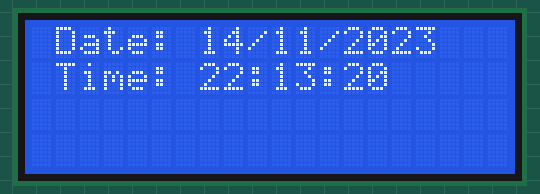
Bench run of a sketch on a simulated Arduino Uno, built with avr-gcc and run on an emulated ATmega328P. On the bench: 20×4 character LCD.

Above: at 0.1 s.
At 1.2 s:
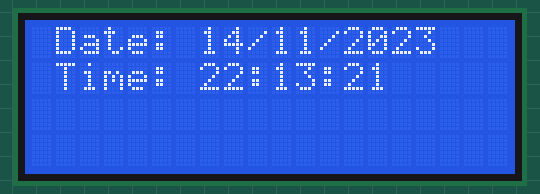
At 4.3 s:
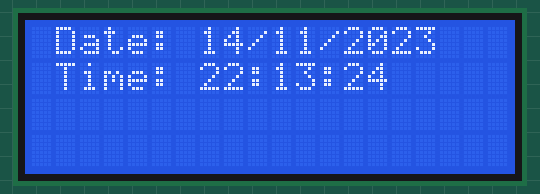
At 17.7 s:
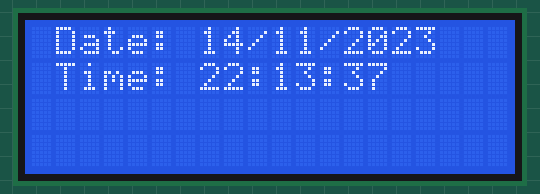
At 28.0 s:
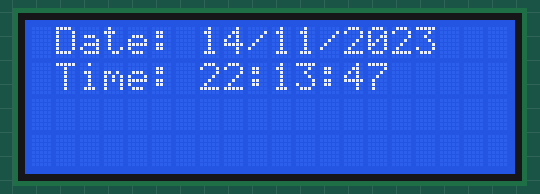
At 38.3 s:
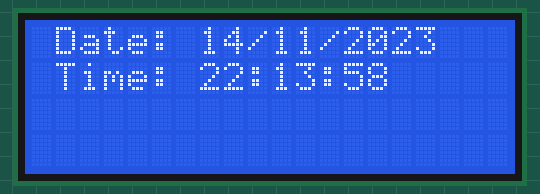

Measured:
- what the display in image 2 shows lasts 1.0 s, from 4.2 s to 5.2 s

The sketch:

RTC_LCD_I2C_SW.ino
```cpp
#include <Wire.h>
#include <RTClib.h>
#include <LiquidCrystal_I2C.h>

RTC_Millis rtc;
LiquidCrystal_I2C lcd(0x3F, 20, 4); // LCD adresi ve boyutu

const int leftButton = 27;
const int rightButton = 14;
const int upButton = 16;
const int downButton = 2;
const int selectButton = 12;
const int backButton = 13;


void setup() {
  Wire.begin();

  lcd.begin();
  lcd.backlight();
  rtc.begin(DateTime(F(__DATE__), F(__TIME__)));
}

void loop() {
  DateTime now = rtc.now();

  lcd.setCursor(1, 0);
  lcd.print("Date: ");
  lcd.print(now.day(), DEC);
  lcd.print('/');
  lcd.print(now.month(), DEC);
  lcd.print('/');
  lcd.print(now.year(), DEC);

  lcd.setCursor(1, 1);
  lcd.print("Time: ");
  printDigits(now.hour());
  lcd.print(':');
  printDigits(now.minute());
  lcd.print(':');
  printDigits(now.second());

  delay(1000); // Her saniye güncelleme yapmak için bir saniye bekle
}

void printDigits(int digits) {
  if (digits < 10) {
    lcd.print('0');
  }
  lcd.print(digits);
}
```
